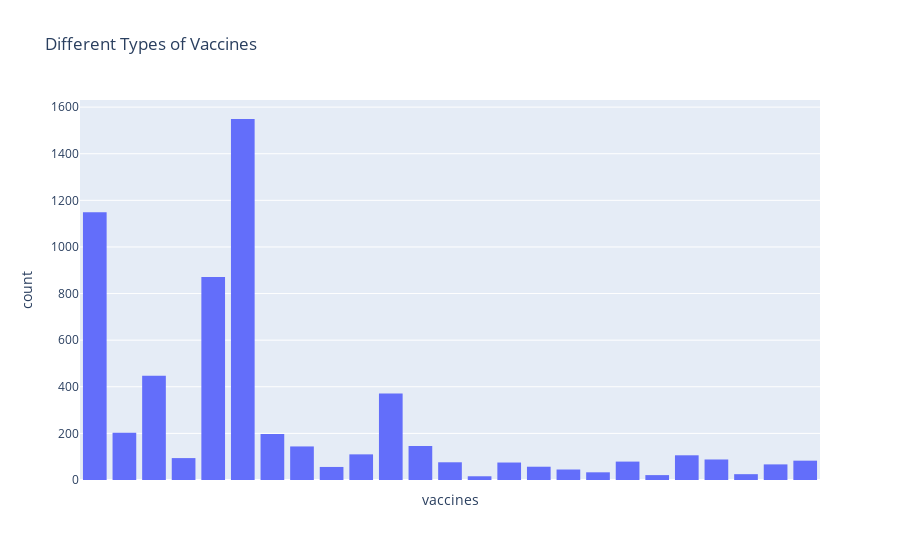

The code cell stored with this chart in its notebook:
### Code cell
import plotly.express as px
fig = px.histogram(df, x="vaccines",title='Different Types of Vaccines')
fig.update_xaxes(showticklabels=False)

### Figure 1 — Plotly figure (JSON) as saved in the notebook; plotly's stock layout.template omitted (floating-point values rounded to 4 significant figures; data arrays with more than 128 entries replaced by an {"elided": "..."} marker saying what was removed)
{"data": [{"alignmentgroup": "True", "bingroup": "x", "hovertemplate": "vaccines=%{x}<br>count=%{y}<extra></extra>", "legendgroup": "", "marker": {"color": "#636efa"}, "name": "", "offsetgroup": "", "orientation": "v", "showlegend": false, "type": "histogram", "x": {"elided": "6108 str values"}, "xaxis": "x", "yaxis": "y"}], "layout": {"barmode": "relative", "legend": {"tracegroupgap": 0}, "title": {"text": "Different Types of Vaccines"}, "xaxis": {"anchor": "y", "domain": [0, 1], "showticklabels": false, "title": {"text": "vaccines"}}, "yaxis": {"anchor": "x", "domain": [0, 1], "title": {"text": "count"}}}}
